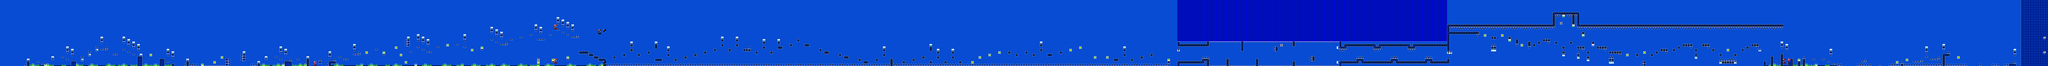

The image is a tile-based game level rendered from a .tmx file. Its description and source (layers, tilesets, objects; grid data summarised) follow:
An orthogonal 835x27 tile map with 16x16 px tiles, 2 tile layers (SP, ...), 2 tilesets.

<map version="1.10" tiledversion="1.10.2" orientation="orthogonal" renderorder="right-down" width="835" height="27" tilewidth="16" tileheight="16" infinite="0" nextlayerid="3" nextobjectid="1">
 <editorsettings>
  <export target="cantletgo.csv" format="csv" />
 </editorsettings>
 <tileset firstgid="1" name="famidash" tilewidth="16" tileheight="16" tilecount="256" columns="16">
  <image source="../../../GRAPHICS/famidash.bmp" width="256" height="256" />
 </tileset>
 <tileset firstgid="257" name="sprites" tilewidth="16" tileheight="16" tilecount="256" columns="16">
  <image source="../../../GRAPHICS/sprites.png" width="256" height="256" />
 </tileset>
 <layer id="1" width="835" height="27" opacity="0.9">
  <data>[22545 cells, 22545 non-empty, 34 distinct tile ids]</data>
 </layer>
 <layer id="2" name="SP" width="835" height="27">
  <data>[22545 cells, 165 non-empty, 28 distinct tile ids]</data>
 </layer>
</map>
